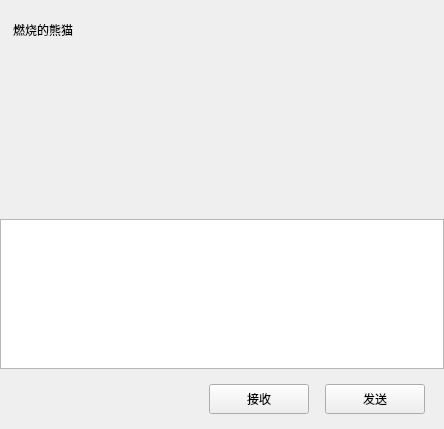
<?xml version="1.0" encoding="UTF-8"?>
<ui version="4.0">
 <class>ChatPage</class>
 <widget class="QWidget" name="ChatPage">
  <property name="geometry">
   <rect>
    <x>0</x>
    <y>0</y>
    <width>444</width>
    <height>429</height>
   </rect>
  </property>
  <property name="windowTitle">
   <string>Form</string>
  </property>
  <layout class="QVBoxLayout" name="verticalLayout">
   <property name="spacing">
    <number>0</number>
   </property>
   <property name="leftMargin">
    <number>0</number>
   </property>
   <property name="topMargin">
    <number>0</number>
   </property>
   <property name="rightMargin">
    <number>0</number>
   </property>
   <property name="bottomMargin">
    <number>0</number>
   </property>
   <item>
    <widget class="QWidget" name="chat_data_wid" native="true">
     <property name="minimumSize">
      <size>
       <width>0</width>
       <height>0</height>
      </size>
     </property>
     <layout class="QVBoxLayout" name="verticalLayout_4">
      <property name="spacing">
       <number>0</number>
      </property>
      <property name="leftMargin">
       <number>0</number>
      </property>
      <property name="topMargin">
       <number>0</number>
      </property>
      <property name="rightMargin">
       <number>0</number>
      </property>
      <property name="bottomMargin">
       <number>0</number>
      </property>
      <item>
       <widget class="QWidget" name="title_wid" native="true">
        <property name="minimumSize">
         <size>
          <width>0</width>
          <height>60</height>
         </size>
        </property>
        <property name="maximumSize">
         <size>
          <width>16777215</width>
          <height>60</height>
         </size>
        </property>
        <layout class="QVBoxLayout" name="verticalLayout_5">
         <property name="leftMargin">
          <number>11</number>
         </property>
         <property name="topMargin">
          <number>2</number>
         </property>
         <property name="rightMargin">
          <number>2</number>
         </property>
         <property name="bottomMargin">
          <number>2</number>
         </property>
         <item>
          <widget class="QWidget" name="widget_2" native="true">
           <layout class="QHBoxLayout" name="horizontalLayout_3">
            <property name="leftMargin">
             <number>2</number>
            </property>
            <property name="topMargin">
             <number>2</number>
            </property>
            <property name="bottomMargin">
             <number>2</number>
            </property>
            <item>
             <widget class="QLabel" name="title_lb">
              <property name="text">
               <string>燃烧的熊猫</string>
              </property>
             </widget>
            </item>
           </layout>
          </widget>
         </item>
        </layout>
       </widget>
      </item>
      <item>
       <widget class="ChatView" name="chat_data_list" native="true"/>
      </item>
      <item>
       <widget class="QWidget" name="tool_wid" native="true">
        <property name="minimumSize">
         <size>
          <width>0</width>
          <height>40</height>
         </size>
        </property>
        <property name="maximumSize">
         <size>
          <width>16777215</width>
          <height>40</height>
         </size>
        </property>
        <layout class="QHBoxLayout" name="horizontalLayout_4">
         <property name="spacing">
          <number>5</number>
         </property>
         <property name="leftMargin">
          <number>2</number>
         </property>
         <property name="topMargin">
          <number>2</number>
         </property>
         <property name="rightMargin">
          <number>2</number>
         </property>
         <property name="bottomMargin">
          <number>2</number>
         </property>
         <item>
          <spacer name="horizontalSpacer_2">
           <property name="orientation">
            <enum>Qt::Horizontal</enum>
           </property>
           <property name="sizeType">
            <enum>QSizePolicy::Fixed</enum>
           </property>
           <property name="sizeHint" stdset="0">
            <size>
             <width>5</width>
             <height>20</height>
            </size>
           </property>
          </spacer>
         </item>
         <item>
          <widget class="ClickedLabel" name="emo_lb">
           <property name="minimumSize">
            <size>
             <width>25</width>
             <height>25</height>
            </size>
           </property>
           <property name="maximumSize">
            <size>
             <width>25</width>
             <height>25</height>
            </size>
           </property>
           <property name="text">
            <string/>
           </property>
          </widget>
         </item>
         <item>
          <spacer name="horizontalSpacer_4">
           <property name="orientation">
            <enum>Qt::Horizontal</enum>
           </property>
           <property name="sizeType">
            <enum>QSizePolicy::Fixed</enum>
           </property>
           <property name="sizeHint" stdset="0">
            <size>
             <width>5</width>
             <height>20</height>
            </size>
           </property>
          </spacer>
         </item>
         <item>
          <widget class="ClickedLabel" name="file_lb">
           <property name="minimumSize">
            <size>
             <width>25</width>
             <height>25</height>
            </size>
           </property>
           <property name="maximumSize">
            <size>
             <width>25</width>
             <height>25</height>
            </size>
           </property>
           <property name="text">
            <string/>
           </property>
          </widget>
         </item>
         <item>
          <spacer name="horizontalSpacer_3">
           <property name="orientation">
            <enum>Qt::Horizontal</enum>
           </property>
           <property name="sizeHint" stdset="0">
            <size>
             <width>40</width>
             <height>20</height>
            </size>
           </property>
          </spacer>
         </item>
        </layout>
       </widget>
      </item>
      <item>
       <widget class="MessageTextEdit" name="chatEdit">
        <property name="minimumSize">
         <size>
          <width>0</width>
          <height>150</height>
         </size>
        </property>
        <property name="maximumSize">
         <size>
          <width>16777215</width>
          <height>150</height>
         </size>
        </property>
       </widget>
      </item>
      <item>
       <widget class="QWidget" name="send_wid" native="true">
        <property name="minimumSize">
         <size>
          <width>0</width>
          <height>60</height>
         </size>
        </property>
        <property name="maximumSize">
         <size>
          <width>16777215</width>
          <height>60</height>
         </size>
        </property>
        <layout class="QHBoxLayout" name="horizontalLayout_5">
         <item>
          <spacer name="horizontalSpacer_5">
           <property name="orientation">
            <enum>Qt::Horizontal</enum>
           </property>
           <property name="sizeHint" stdset="0">
            <size>
             <width>40</width>
             <height>20</height>
            </size>
           </property>
          </spacer>
         </item>
         <item>
          <widget class="ClickedBtn" name="receive_btn">
           <property name="minimumSize">
            <size>
             <width>100</width>
             <height>30</height>
            </size>
           </property>
           <property name="maximumSize">
            <size>
             <width>100</width>
             <height>30</height>
            </size>
           </property>
           <property name="text">
            <string>接收</string>
           </property>
          </widget>
         </item>
         <item>
          <spacer name="horizontalSpacer_7">
           <property name="orientation">
            <enum>Qt::Horizontal</enum>
           </property>
           <property name="sizeType">
            <enum>QSizePolicy::Fixed</enum>
           </property>
           <property name="sizeHint" stdset="0">
            <size>
             <width>10</width>
             <height>20</height>
            </size>
           </property>
          </spacer>
         </item>
         <item>
          <widget class="ClickedBtn" name="send_btn">
           <property name="minimumSize">
            <size>
             <width>100</width>
             <height>30</height>
            </size>
           </property>
           <property name="maximumSize">
            <size>
             <width>100</width>
             <height>30</height>
            </size>
           </property>
           <property name="text">
            <string>发送</string>
           </property>
          </widget>
         </item>
         <item>
          <spacer name="horizontalSpacer_6">
           <property name="orientation">
            <enum>Qt::Horizontal</enum>
           </property>
           <property name="sizeType">
            <enum>QSizePolicy::Fixed</enum>
           </property>
           <property name="sizeHint" stdset="0">
            <size>
             <width>10</width>
             <height>20</height>
            </size>
           </property>
          </spacer>
         </item>
        </layout>
       </widget>
      </item>
     </layout>
    </widget>
   </item>
  </layout>
 </widget>
 <customwidgets>
  <customwidget>
   <class>ClickedBtn</class>
   <extends>QPushButton</extends>
   <header location="global">clickedbtn.h</header>
  </customwidget>
  <customwidget>
   <class>ClickedLabel</class>
   <extends>QLabel</extends>
   <header>clickedlabel.h</header>
  </customwidget>
  <customwidget>
   <class>ChatView</class>
   <extends>QWidget</extends>
   <header>chatview.h</header>
   <container>1</container>
  </customwidget>
  <customwidget>
   <class>MessageTextEdit</class>
   <extends>QTextEdit</extends>
   <header location="global">messagetextedit.h</header>
  </customwidget>
 </customwidgets>
 <resources/>
 <connections/>
</ui>
